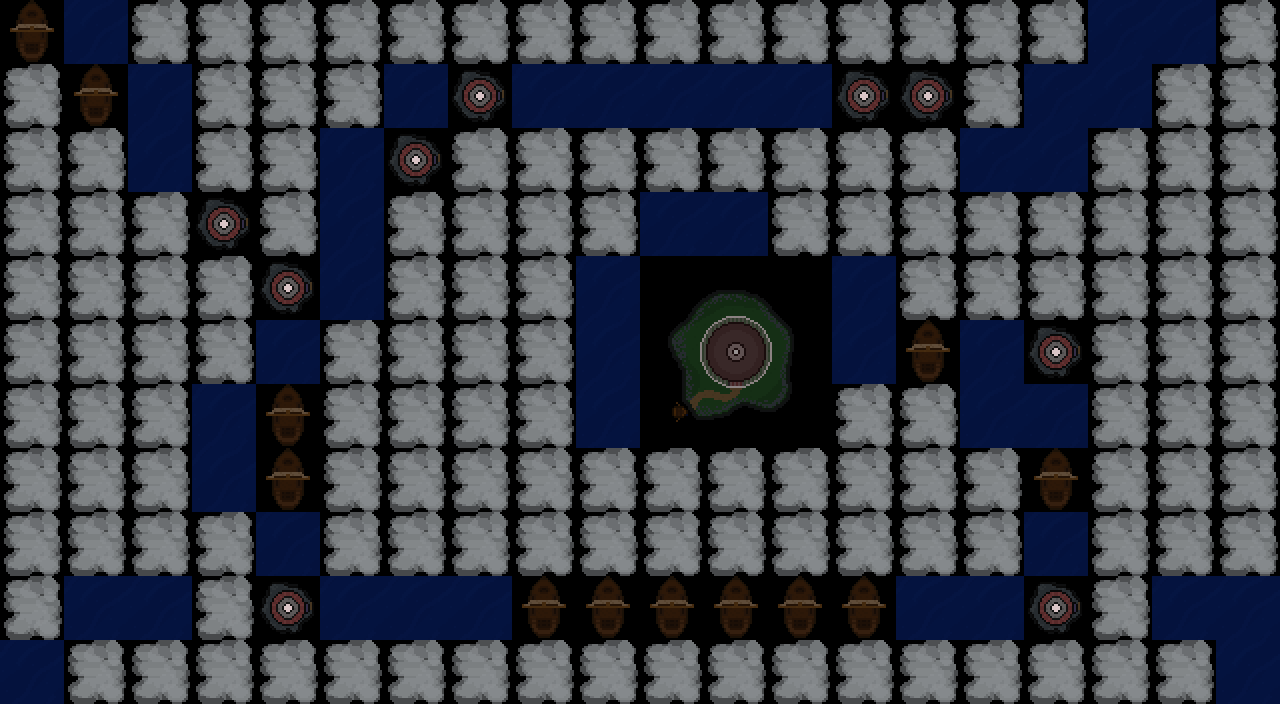

This game map was drawn from its Tiled (.tmx) file and the tilesets committed beside it. A one-line description and the full map source follow:
An orthogonal 20x11 tile map with 64x64 px tiles, 1 tile layer (Tile Layer 1), 5 tilesets.

<map version="1.0" tiledversion="1.1.1" orientation="orthogonal" renderorder="right-down" width="20" height="11" tilewidth="64" tileheight="64" infinite="0" nextobjectid="1">
 <tileset firstgid="1" source="../tileset/water1.tsx" />
 <tileset firstgid="2" source="../tileset/fog1.tsx" />
 <tileset firstgid="3" source="../tileset/ship1.tsx" />
 <tileset firstgid="4" source="../tileset/LHMain.tsx" />
 <tileset firstgid="13" source="../tileset/LH1.tsx" />
 <layer name="Tile Layer 1" width="20" height="11">
  <data encoding="csv">
3,1,2,2,2,2,2,2,2,2,2,2,2,2,2,2,2,1,1,2,
2,3,1,2,2,2,1,13,1,1,1,1,1,13,13,2,1,1,2,2,
2,2,1,2,2,1,13,2,2,2,2,2,2,2,2,1,1,2,2,2,
2,2,2,13,2,1,2,2,2,2,1,1,2,2,2,2,2,2,2,2,
2,2,2,2,13,1,2,2,2,1,4,5,6,1,2,2,2,2,2,2,
2,2,2,2,1,2,2,2,2,1,7,8,9,1,3,1,13,2,2,2,
2,2,2,1,3,2,2,2,2,1,10,11,12,2,2,1,1,2,2,2,
2,2,2,1,3,2,2,2,2,2,2,2,2,2,2,2,3,2,2,2,
2,2,2,2,1,2,2,2,2,2,2,2,2,2,2,2,1,2,2,2,
2,1,1,2,13,1,1,1,3,3,3,3,3,3,1,1,13,2,1,1,
1,2,2,2,2,2,2,2,2,2,2,2,2,2,2,2,2,2,2,1
</data>
 </layer>
</map>
